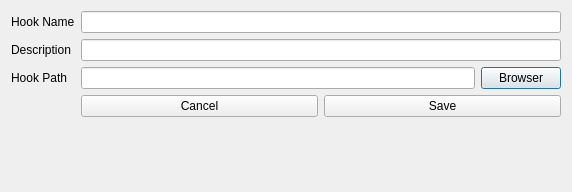
<?xml version="1.0" encoding="UTF-8"?>
<ui version="4.0">
 <class>CreateEditHook</class>
 <widget class="QDialog" name="CreateEditHook">
  <property name="geometry">
   <rect>
    <x>0</x>
    <y>0</y>
    <width>572</width>
    <height>192</height>
   </rect>
  </property>
  <property name="windowTitle">
   <string>Dialog</string>
  </property>
  <layout class="QFormLayout" name="formLayout">
   <property name="fieldGrowthPolicy">
    <enum>QFormLayout::AllNonFixedFieldsGrow</enum>
   </property>
   <item row="2" column="0">
    <widget class="QLabel" name="label">
     <property name="text">
      <string>Hook Name</string>
     </property>
    </widget>
   </item>
   <item row="3" column="0">
    <widget class="QLabel" name="label_2">
     <property name="text">
      <string>Description</string>
     </property>
    </widget>
   </item>
   <item row="3" column="1">
    <widget class="QLineEdit" name="lineEdit_3"/>
   </item>
   <item row="5" column="0">
    <widget class="QLabel" name="label_3">
     <property name="text">
      <string>Hook Path</string>
     </property>
    </widget>
   </item>
   <item row="5" column="1">
    <layout class="QHBoxLayout" name="horizontalLayout">
     <item>
      <widget class="QLineEdit" name="lineEdit"/>
     </item>
     <item>
      <widget class="QPushButton" name="pushButton">
       <property name="text">
        <string>Browser</string>
       </property>
      </widget>
     </item>
    </layout>
   </item>
   <item row="8" column="1">
    <layout class="QHBoxLayout" name="horizontalLayout_2">
     <item>
      <widget class="QPushButton" name="pushButton_4">
       <property name="text">
        <string>Cancel</string>
       </property>
      </widget>
     </item>
     <item>
      <widget class="QPushButton" name="pushButton_2">
       <property name="text">
        <string>Save</string>
       </property>
      </widget>
     </item>
    </layout>
   </item>
   <item row="2" column="1">
    <widget class="QLineEdit" name="lineEdit_2">
     <property name="text">
      <string/>
     </property>
    </widget>
   </item>
  </layout>
 </widget>
 <resources/>
 <connections/>
</ui>
